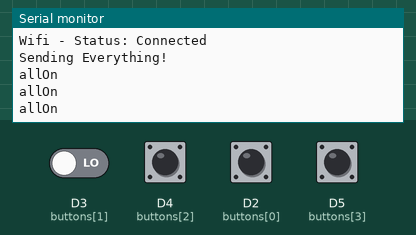
Recording of a sketch running on a simulated ESP8266 (NodeMCU). On the bench: the last lines printed to the serial monitor. Inputs (shaded band) come from the test bench; at power-on: D2 (buttons[0]), D3 (buttons[1]), D4 (buttons[2]), D5 (buttons[3]) LOW. WiFi joins after 1.5 s; servers stay silent unless stated.

Above: at 2.9 s.
3.0 s: D2 (buttons[0]) pulled HIGH for 1 s
At 3.6 s:
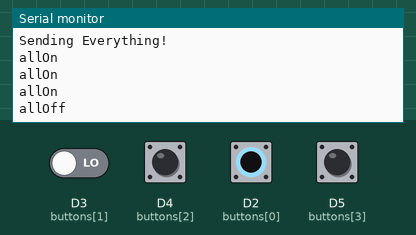
5.5 s: D3 (buttons[1]) driven HIGH and D2 (buttons[0]) driven HIGH
At 6.1 s:
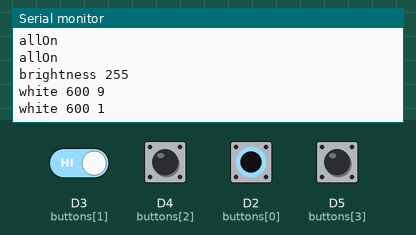
7.2 s: D4 (buttons[2]) pulled HIGH for 0.15 s
At 7.6 s:
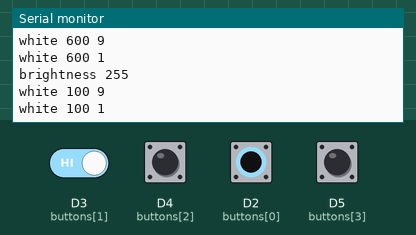

Measured:
- after the input at 3.0 s, the serial monitor: prints a new line after 0.21 s (image 1)
- after the input at 5.5 s, the serial monitor: prints a new line after 0.21 s (image 2)
- after the input at 7.2 s, the serial monitor: prints a new line at once (image 3)

The sketch:

RemoteControlHue.ino
```cpp
#include "ESP8266WiFi.h"
#include "WiFiClient.h"
#include "ESP8266WebServer.h"
#include "credentials.h"

const char* host = "192.168.0.136";

#ifndef credentials
const char *ssid = "vanikke";
const char *pass = "thijstan2310";
#endif

const int amountButtons = 4;
const int buttons[] = {D2, D3, D4, D5};
const char* action[] = {"allOn", "allOff", "brightness 255 \nwhite 600 9 \nwhite 600 1 ", "brightness 255 \nwhite 100 9 \nwhite 100 1 "};

bool buttonState[amountButtons];

WiFiClient CH;
const int sshPort = 22;

unsigned long previousMillis = 0;        // will store last time LED was updated

// constants won't change:
const long interval = 500;           // interval at which to blink (milliseconds)


void setup() {

  Serial.begin(115200);
  Serial.println("Hello!");
  for (int i = 0; i < amountButtons; i++) {
    pinMode(buttons[i], INPUT);
  }
  Serial.println("Cheching buttons!");
  checkButton();
  Serial.println("Something with Wifi!");
  wifiConnect();
  Serial.println("Sending Everything!");
  sendCommand();

}

void loop() {
  delay(100);
  checkButton();
  sendCommand();
}

bool checkButton() {
  bool state = true;
  for (int i = 0; i < amountButtons; i++) {
    buttonState[i] = digitalRead(buttons[i]);
    if (buttonState[i] == false)
      state = false;
  }
  return state;
}

void wifiConnect() {
  WiFi.begin(ssid, pass);

  while (WiFi.status() != WL_CONNECTED) {
    //This is indeed somekind of bootloop, to prevent it from rebooting we delay it
    delay(150);
    Serial.print(".");
  }

  Serial.print("\nWifi - Status: ");
  // Indicate if there is a connection
  Serial.println("Connected");

  if (!CH.connect(host, sshPort)) {
    Serial.println("Connection Failed...");
  }
  CH.println("name Remote1 ");

}

void sendCommand() {


  unsigned long currentMillis = millis();


  for (int i = 0; i < amountButtons; i++) {
    if (buttonState[i] == false) {
      if (currentMillis - previousMillis >= interval) {
        // save the last time you blinked the LED
        previousMillis = currentMillis;
        Serial.println(action[i]);
        CH.print(action[i]);
        CH.print(" \n");
      }
    }
  }
  //CH.stop();
}
```

credentials.h
```cpp
#define credentials
const char *ssid = "vanikke";
const char *pass = "thijstan2310";

const char *ap_ssid = "CH";
const char *ap_pass = "thatsmysecret";
```
